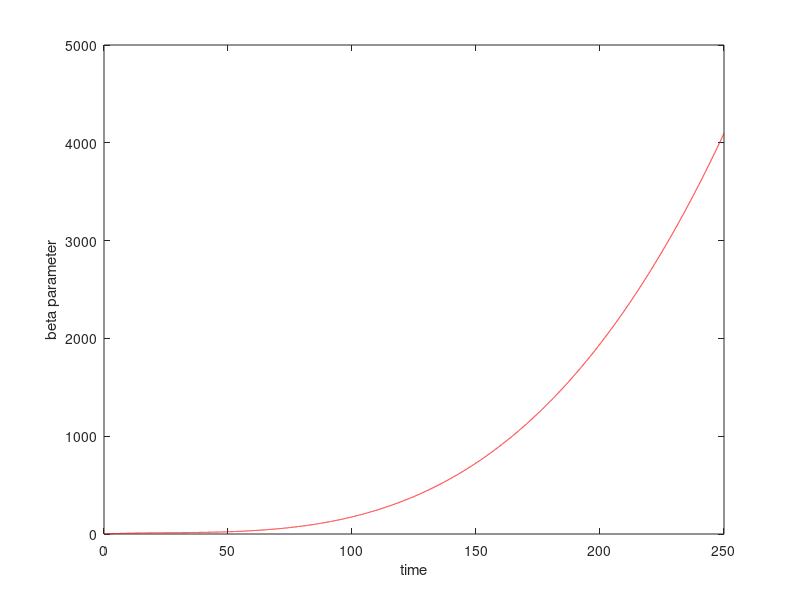

Recreate this plot in MATLAB. (Note: this script raises an error after producing the figure.)
clear all, close all, clc
figpath = '../figures/';
addpath('./utils');
addpath('./NoiseFunctions/');
addpath('./plottingfunctions/');

%coefficient of the right polinomial (polinomial of order 4 ...
%that perform the desired behavior (increasing))

p1 =         1.1;
p2 =      0.9285;
p3 =    -0.02771;
p4 =   0.0003581;

% p1 =         1.1;
% p2 =      1.9285;
% p3 =    2.02771;
% p4 =   0.43581;

omega= 10;
beta=2.66;
rho=1.1;
n = 5; % Number of variables
dt=0.01; % Timestep
%dt=1; % Timestep

% Integrate Interval
Initinterval = 250;
%Initinterval = 160;
neg_inter = 0;
tinterval=[neg_inter Initinterval];
tspan=[.001:dt:tinterval(2)-tinterval(1)];
N = length(tspan);
options = odeset('RelTol',1e-12,'AbsTol',1e-12*ones(1,n));
X=[];

%Coeficients of polyorder 3; p1+p2*t+p3*t^2+p4*t^3 & and initial time value 
c=[p1,p2,p3,p4,Initinterval];
yzero=c(1)+c(2)*(tspan)+c(3)*(tspan).^2+c(4)*(tspan).^3;

%Plot of inverted polynomial
figure(1)
plot(tspan,yzero,'r-')
xlabel('time')
ylabel('beta parameter')
hold on
xline(0,'k--');
set(gca,'FontSize',16);
l=legend('Explicit polinomial for steady state generation');
l.FontSize = 14;
l.Location='northeast';
title('Inverted polinomial');
hold off

traslation=0; %traslation of the system in y coordinate
% integration of the lorentz system
%     i=i+1
for mu0=[c(1)]; %initial condition of Beta
    for x0=0.51; %Iniitial contions for x and y [x0,x0,z0]        
        y0=0.51;
        z0=0.1;  %initial condition for z0
        [t,x] = ode45(@(t,x) lorentz2(t,x,c,omega,beta,traslation),tspan,[tspan(1),mu0,x0,y0,z0],options);
         X = [X;x];
            % Plot of state variable vs Beta parameter
            figure(2)
            hold on
            plot(x(:,2),x(:,3),'b-')
            xlabel('Beta')
            ylabel('x_3')
            xline(0,'k--');
            set(gca,'FontSize',16);
            l=legend('Trajectory using numerical integration');
            l.FontSize = 14;
            l.Location='northeast';
            title('State variable vs Biffurcation parameter')
            hold off    
    end
end

%Normalization
xMax = max(abs(x));
[x,yzero] = xNormalization(x,yzero);

mufunc = @(x) ((x(:,3)*xMax(3)).*(x(:,5)*xMax(5))+(x(:,4)*xMax(4)))./(x(:,3)*xMax(3));
mu_observed = mufunc(x);


% Polinomial fit
%Define the function to fi: "Poly order 2"
F1=@(weightdx,time) weightdx(1)+weightdx(2)*time+time.^2*weightdx(3)+...
    time.^3*weightdx(4);
%Curve fitting
weights0=[0.5 0.5 0.5 0.5];
opts = optimoptions('lsqcurvefit','Display','off');
[weightdx, resnorm,~,exitflag,output] = lsqcurvefit(F1,weights0, tspan, mu_observed',[],[],opts);

%Data predicted from F1 evaluated in the polinomail fit
reproduced_data= F1(weightdx,tspan);

plotState_Beta_time_Pred(tspan,x,mu_observed,yzero,reproduced_data,n,3)
%% Mu with ratio State-Noise

noise_scale = 0.15;

[xNoisy, Noise_normalized] = add_Noise_Max(x,noise_scale);

%next step is to use the noise for the figures. 
mu_obsNoisy = mufunc(xNoisy);

[weightdxNoise,resnormNoise,~,exitflagNoise,outputNoise] = lsqcurvefit(F1,weights0, tspan, mu_obsNoisy');

reproduced_dataNoisy= F1(weightdxNoise,tspan);

comparisonVector = [c(1:(length(c)-1));weightdx;weightdxNoise]
%%%%%%%%%%%%%%%%%%%%%%%%%%%%%%%%%%%%%%%%%%%%%%%%%%%%%%%%%%%%%%%%%%%%%%%%%%%%%%%%%%%%%%%%%%%%%%%%%%%%%%%%%%%%%%%%%%%%%%%%%%%%%%%%
%%%%%%%%%%%%%%%%%%%%%%%%%%%%%%%%%%%%%%%%%%%%%%%%%%%%%%%%%%%%%%%%%%%%%%%%%%%%%%%%%%%%%%%%%%%%%%%%%%%%%%%%%%%%%%%%%%%%%%%%%%%%%%%%

% plotNoisyStateFig_4(tspan,xNoisy,mu_obsNoisy,yzero,reproduced_dataNoisy,n)

%% %%%%%%%%%%%%%%%%%%%%%%%%%%%%%%%%%%%%%%%%%%%%%%%%%%%%%%%%%%%%%%%%%%%%%%%
%%%%%%%%%%%%%%%%%%%%%%%%%%%%%%%%%%%%%%%%%%%%%%%%%%%%%%%%%%%%%%%%%%%%%%%%%
% 
% plotCleanNoiseStateFig_5(tspan,Noise_normalized,yzero,n)
%% Noise analysis 
% Creation of comparison vector for different noise variances: 
VectorOfNoise = [0:0.1:0.5];
name = mfilename;
name = name(1:10);
%noise_Scale_maximum(F1,weights0, tspan, x,c,yzero,VectorOfNoise,name,mufunc)
noise_5_Boxplots(F1,weights0, tspan, x,c,yzero,VectorOfNoise,name,mufunc)

